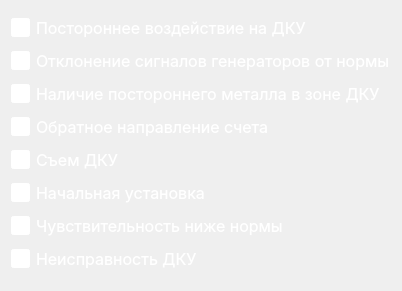
   <widget class="QWidget" name="verticalLayoutWidget">
    <property name="geometry">
     <rect>
      <x>30</x>
      <y>110</y>
      <width>391</width>
      <height>291</height>
     </rect>
    </property>
    <layout class="QVBoxLayout" name="verticalLayout">
     <item>
      <widget class="QCheckBox" name="r32_12">
       <property name="enabled">
        <bool>true</bool>
       </property>
       <property name="sizePolicy">
        <sizepolicy hsizetype="Preferred" vsizetype="Fixed">
         <horstretch>0</horstretch>
         <verstretch>0</verstretch>
        </sizepolicy>
       </property>
       <property name="font">
        <font>
         <family>Inter</family>
         <pointsize>12</pointsize>
         <stylestrategy>PreferDefault</stylestrategy>
         <kerning>true</kerning>
        </font>
       </property>
       <property name="cursor">
        <cursorShape>PointingHandCursor</cursorShape>
       </property>
       <property name="styleSheet">
        <string notr="true">QCheckBox{
color: rgb(255, 255, 255);

}

QCheckBox::indicator::unchecked{
	height: 15px;
	width: 15px;
	background-color: rgb(255, 255, 255);
	border: 2px solid white;
	border-radius: 3px;
}

QCheckBox::indicator::checked{
	height: 15px;
	width: 15px;
	background-color: rgb(117, 126, 207);
	border: 2px solid white;
	border-radius: 3px;
}</string>
       </property>
       <property name="text">
        <string>Постороннее воздействие на ДКУ</string>
       </property>
       <property name="checkable">
        <bool>true</bool>
       </property>
       <property name="checked">
        <bool>false</bool>
       </property>
       <property name="autoRepeat">
        <bool>false</bool>
       </property>
       <property name="autoExclusive">
        <bool>false</bool>
       </property>
       <property name="tristate">
        <bool>false</bool>
       </property>
      </widget>
     </item>
     <item>
      <widget class="QCheckBox" name="r32_14">
       <property name="enabled">
        <bool>false</bool>
       </property>
       <property name="sizePolicy">
        <sizepolicy hsizetype="Preferred" vsizetype="Fixed">
         <horstretch>0</horstretch>
         <verstretch>0</verstretch>
        </sizepolicy>
       </property>
       <property name="font">
        <font>
         <family>Inter</family>
         <pointsize>12</pointsize>
        </font>
       </property>
       <property name="cursor">
        <cursorShape>PointingHandCursor</cursorShape>
       </property>
       <property name="styleSheet">
        <string notr="true">QCheckBox{
color: rgb(255, 255, 255);

}

QCheckBox::indicator::unchecked{
	height: 15px;
	width: 15px;
	background-color: rgb(255, 255, 255);
	border: 2px solid white;
	border-radius: 3px;
}

QCheckBox::indicator::checked{
	height: 15px;
	width: 15px;
	background-color: rgb(117, 126, 207);
	border: 2px solid white;
	border-radius: 3px;
}</string>
       </property>
       <property name="text">
        <string>Отклонение сигналов генераторов от нормы</string>
       </property>
      </widget>
     </item>
     <item>
      <widget class="QCheckBox" name="r32_13">
       <property name="enabled">
        <bool>false</bool>
       </property>
       <property name="sizePolicy">
        <sizepolicy hsizetype="Preferred" vsizetype="Fixed">
         <horstretch>0</horstretch>
         <verstretch>0</verstretch>
        </sizepolicy>
       </property>
       <property name="font">
        <font>
         <family>Inter</family>
         <pointsize>12</pointsize>
        </font>
       </property>
       <property name="styleSheet">
        <string notr="true">QCheckBox{
color: rgb(255, 255, 255);

}

QCheckBox::indicator::unchecked{
	height: 15px;
	width: 15px;
	background-color: rgb(255, 255, 255);
	border: 2px solid white;
	border-radius: 3px;
}

QCheckBox::indicator::checked{
	height: 15px;
	width: 15px;
	background-color: rgb(117, 126, 207);
	border: 2px solid white;
	border-radius: 3px;
}</string>
       </property>
       <property name="text">
        <string>Наличие постороннего металла в зоне ДКУ</string>
       </property>
      </widget>
     </item>
     <item>
      <widget class="QCheckBox" name="r32_2">
       <property name="enabled">
        <bool>false</bool>
       </property>
       <property name="sizePolicy">
        <sizepolicy hsizetype="Preferred" vsizetype="Fixed">
         <horstretch>0</horstretch>
         <verstretch>0</verstretch>
        </sizepolicy>
       </property>
       <property name="font">
        <font>
         <family>Inter</family>
         <pointsize>12</pointsize>
        </font>
       </property>
       <property name="styleSheet">
        <string notr="true">QCheckBox{
color: rgb(255, 255, 255);

}

QCheckBox::indicator::unchecked{
	height: 15px;
	width: 15px;
	background-color: rgb(255, 255, 255);
	border: 2px solid white;
	border-radius: 3px;
}

QCheckBox::indicator::checked{
	height: 15px;
	width: 15px;
	background-color: rgb(117, 126, 207);
	border: 2px solid white;
	border-radius: 3px;
}</string>
       </property>
       <property name="text">
        <string>Обратное направление счета</string>
       </property>
      </widget>
     </item>
     <item>
      <widget class="QCheckBox" name="r32_10">
       <property name="enabled">
        <bool>false</bool>
       </property>
       <property name="sizePolicy">
        <sizepolicy hsizetype="Preferred" vsizetype="Fixed">
         <horstretch>0</horstretch>
         <verstretch>0</verstretch>
        </sizepolicy>
       </property>
       <property name="font">
        <font>
         <family>Inter</family>
         <pointsize>12</pointsize>
        </font>
       </property>
       <property name="styleSheet">
        <string notr="true">QCheckBox{
color: rgb(255, 255, 255);

}

QCheckBox::indicator::unchecked{
	height: 15px;
	width: 15px;
	background-color: rgb(255, 255, 255);
	border: 2px solid white;
	border-radius: 3px;
}

QCheckBox::indicator::checked{
	height: 15px;
	width: 15px;
	background-color: rgb(117, 126, 207);
	border: 2px solid white;
	border-radius: 3px;
}</string>
       </property>
       <property name="text">
        <string>Съем ДКУ</string>
       </property>
      </widget>
     </item>
     <item>
      <widget class="QCheckBox" name="r32_8">
       <property name="enabled">
        <bool>false</bool>
       </property>
       <property name="sizePolicy">
        <sizepolicy hsizetype="Preferred" vsizetype="Fixed">
         <horstretch>0</horstretch>
         <verstretch>0</verstretch>
        </sizepolicy>
       </property>
       <property name="font">
        <font>
         <family>Inter</family>
         <pointsize>12</pointsize>
        </font>
       </property>
       <property name="styleSheet">
        <string notr="true">QCheckBox{
color: rgb(255, 255, 255);

}

QCheckBox::indicator::unchecked{
	height: 15px;
	width: 15px;
	background-color: rgb(255, 255, 255);
	border: 2px solid white;
	border-radius: 3px;
}

QCheckBox::indicator::checked{
	height: 15px;
	width: 15px;
	background-color: rgb(117, 126, 207);
	border: 2px solid white;
	border-radius: 3px;
}</string>
       </property>
       <property name="text">
        <string>Начальная установка</string>
       </property>
      </widget>
     </item>
     <item>
      <widget class="QCheckBox" name="r32_11">
       <property name="enabled">
        <bool>false</bool>
       </property>
       <property name="sizePolicy">
        <sizepolicy hsizetype="Preferred" vsizetype="Fixed">
         <horstretch>0</horstretch>
         <verstretch>0</verstretch>
        </sizepolicy>
       </property>
       <property name="font">
        <font>
         <family>Inter</family>
         <pointsize>12</pointsize>
        </font>
       </property>
       <property name="styleSheet">
        <string notr="true">QCheckBox{
color: rgb(255, 255, 255);

}

QCheckBox::indicator::unchecked{
	height: 15px;
	width: 15px;
	background-color: rgb(255, 255, 255);
	border: 2px solid white;
	border-radius: 3px;
}

QCheckBox::indicator::checked{
	height: 15px;
	width: 15px;
	background-color: rgb(117, 126, 207);
	border: 2px solid white;
	border-radius: 3px;
}</string>
       </property>
       <property name="text">
        <string>Чувствительность ниже нормы</string>
       </property>
      </widget>
     </item>
     <item>
      <widget class="QCheckBox" name="r32_9">
       <property name="enabled">
        <bool>false</bool>
       </property>
       <property name="sizePolicy">
        <sizepolicy hsizetype="Preferred" vsizetype="Fixed">
         <horstretch>0</horstretch>
         <verstretch>0</verstretch>
        </sizepolicy>
       </property>
       <property name="font">
        <font>
         <family>Inter</family>
         <pointsize>12</pointsize>
        </font>
       </property>
       <property name="styleSheet">
        <string notr="true">QCheckBox{
color: rgb(255, 255, 255);

}

QCheckBox::indicator::unchecked{
	height: 15px;
	width: 15px;
	background-color: rgb(255, 255, 255);
	border: 2px solid white;
	border-radius: 3px;
}

QCheckBox::indicator::checked{
	height: 15px;
	width: 15px;
	background-color: rgb(117, 126, 207);
	border: 2px solid white;
	border-radius: 3px;
}</string>
       </property>
       <property name="text">
        <string>Неисправность ДКУ</string>
       </property>
      </widget>
     </item>
    </layout>
   </widget>
